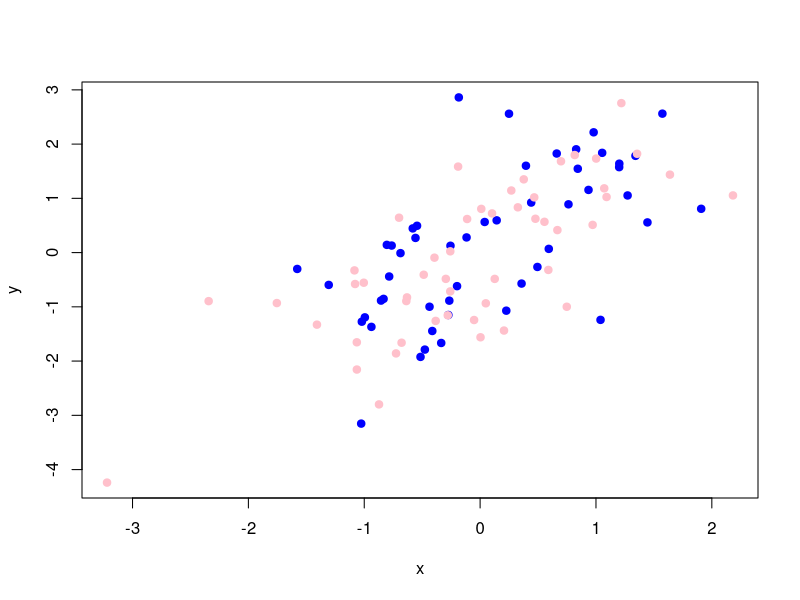

Source code (R):
#Generating random data

x <- rnorm(100)
y <- x + rnorm(100)

#Grouping the data by genre
g <- gl(2, 50, labels = c("Male", "Female"))



#Plotting data per data
plot(x, y, type = "n")
points(x[g == "Male"], y [g == "Male"], col = "blue", pch = 19)
points(x[g == "Female"], y [g == "Female"], col = "Pink", pch = 19)
